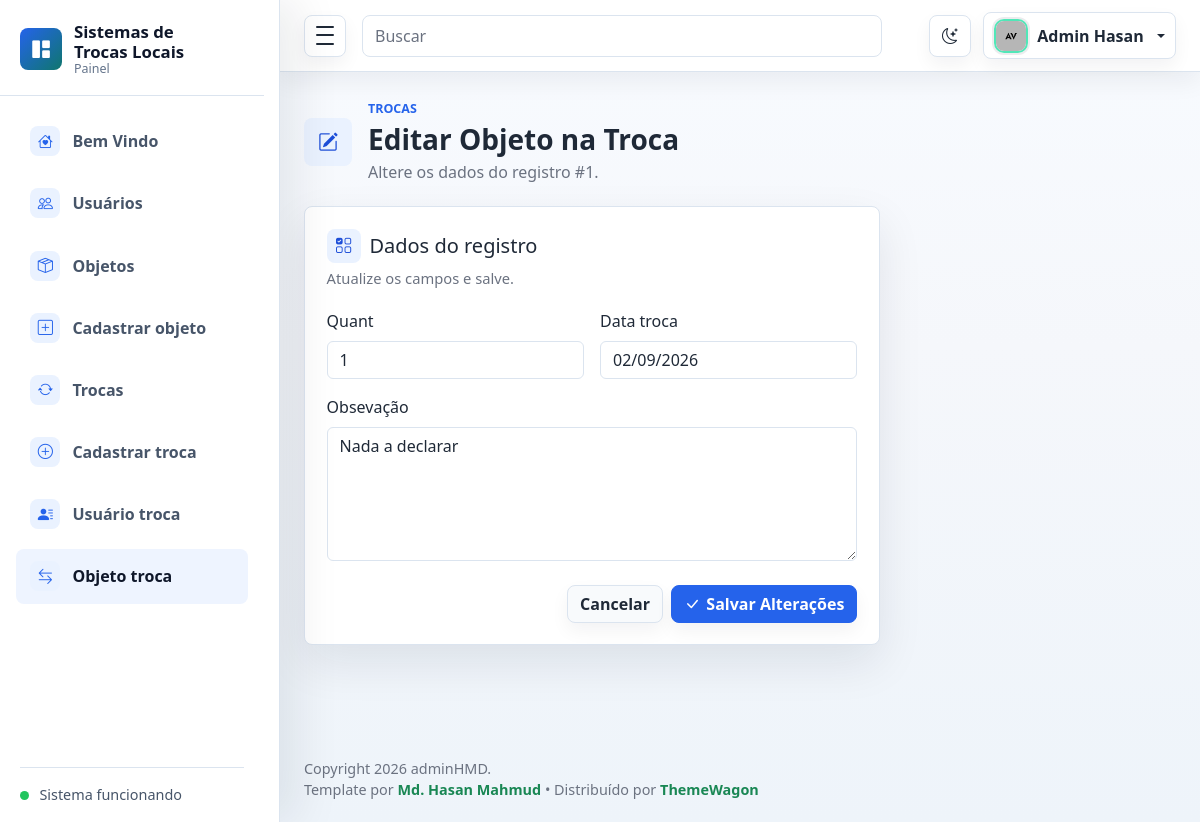
Page /objeto-troca/editar/1/ (signed in) on the committed database.
### ObjetoTroca/models.py (models this page shows, shortened)
class ObjetoTroca(models.Model):
    objeto = models.ForeignKey('objetos.Objeto', on_delete=models.CASCADE)
    troca = models.ForeignKey('trocas.Troca', on_delete=models.CASCADE)
    quant = models.IntegerField()
    data_troca = models.CharField(max_length=20)
    obsevação = models.TextField(null=True, blank=True)
    class Meta:
        verbose_name = "Objeto da Troca"
        verbose_name_plural = "Objetos das Trocas"

### ObjetoTroca/views.py (the view)
# urls.py: path('editar/<int:pk>/', views.editar_objeto_troca, name='editar'),
@login_required
@permission_required(f'{APP}.change_objetotroca', raise_exception=True)
def editar_objeto_troca(request, pk):
    item = get_object_or_404(ObjetoTroca, pk=pk)
    if not usuario_pode_alterar(request, item):
        return HttpResponseForbidden()
    if request.method == 'POST':
        form = ObjetoTrocaEdicaoForm(request.POST, instance=item)
        if form.is_valid():
            form.save()
            messages.success(request, 'Registro atualizado com sucesso.')
            return redirect('objetotroca:listar')
    else:
        form = ObjetoTrocaEdicaoForm(instance=item)
    return render(
        request,
        'ObjetoTroca/editar.html',
        {'form': form, 'item': item}
    )

### ObjetoTroca/forms.py
class ObjetoTrocaEdicaoForm(forms.ModelForm):
    class Meta:
        model = ObjetoTroca
        fields = [
            'quant',
            'data_troca',
            'obsevação'
        ]

### ObjetoTroca/views.py (called while the page is built)
def usuario_pode_alterar(request, item):
    return (
        request.user.is_superuser
        or item.objeto.usuario_id == request.user.pk
        or UsuarioTroca.objects.filter(
            usuario_id=request.user.pk,
            troca_id=item.troca_id
        ).exists()
    )

### ObjetoTroca/templates/ObjetoTroca/editar.html (shortened to what this page needs)
{% extends 'base.html' %}
{% block nav_objeto_troca %}active{% endblock %}
{% block page_heading %}
<div class="page-heading">
  <div class="page-heading-copy">
    <span class="page-icon"><i class="bi bi-pencil-square" aria-hidden="true"></i></span>
    <div>
      <p class="eyebrow mb-1">Trocas</p>
      <h1 class="h3 mb-1">Editar Objeto na Troca</h1>
      <p class="text-muted mb-0">Altere os dados do registro #{{ item.id }}.</p>
    </div>
  </div>
</div>
{% endblock %}
{% block content %}
<section class="row g-3">
  <div class="col-12 col-xl-8">
    <form method="post" class="panel" id="form-principal">
      <div class="panel-header">
        <div>
          <h2 class="h5 mb-1 section-title"><i class="bi bi-ui-checks-grid" aria-hidden="true"></i><span>Dados do registro</span></h2>
          <p class="text-muted mb-0">Atualize os campos e salve.</p>
        </div>
      </div>
      <div class="row g-3">
        {% for field in form %}
        <div class="{% if field.widget_type == 'textarea' %}col-12{% else %}col-md-6{% endif %}">
          <label class="form-label" for="{{ field.id_for_label }}">{{ field.label }}</label>
          {{ field }}
        </div>
        {% endfor %}
      </div>
      <div class="d-flex justify-content-end gap-2 mt-4">
        <a href="{% url 'objetotroca:listar' %}" class="btn btn-light">Cancelar</a>
        <button class="btn btn-primary" type="submit"><i class="bi bi-check-lg" aria-hidden="true"></i> Salvar Alterações</button>
      </div>
    </form>
  </div>
</section>
{% endblock %}

### adminhmd-v1.0.0/assets/css/style.css (style rules this page uses)
:root { --sidebar-width: 280px; --sidebar-mini-width: 84px; --admin-bg: #f5f7fb; --admin-surface: #ffffff; --admin-surface-soft: #f8fafc; --admin-border: #dbe4ef; --admin-text: #1f2937; --admin-muted: #6b7280; --admin-primary: #2563eb; --admin-primary-dark: #1d4ed8; --admin-success: #0f766e; --admin-warning: #d97706; --admin-danger: #dc2626; --admin-sidebar: #111827; --admin-sidebar-soft: #1f2937; --admin-shadow-sm: 0 10px 24px rgba(15, 23, 42, 0.06); --admin-shadow: 0 18px 46px rgba(15, 23, 42, 0.09); --admin-shadow-lg: 0 26px 70px rgba(15, 23, 42, 0.12); --admin-ring: 0 0 0 4px rgba(37, 99, 235, 0.12); }
* { box-sizing: border-box; }
html { min-height: 100%; }
body { min-height: 100vh; margin: 0; background: linear-gradient(180deg, #f8fbff 0%, var(--admin-bg) 42%, #eef4fa 100%); color: var(--admin-text); font-family: "Segoe UI", Arial, sans-serif; }
a { text-decoration: none; }
.page-heading, .panel-header, .metric-top { display: flex; align-items: center; justify-content: space-between; gap: 1rem; }
.page-heading { margin-bottom: 1.35rem; }
.page-heading h1 { font-weight: 800; letter-spacing: 0; }
.eyebrow { color: var(--admin-primary); font-size: 0.78rem; font-weight: 800; text-transform: uppercase; }
.btn { border-radius: 8px; font-weight: 700; box-shadow: 0 8px 18px rgba(15, 23, 42, 0.05); transition: border-color 0.16s ease, background 0.16s ease, box-shadow 0.16s ease, transform 0.16s ease; }
.btn-primary { border-color: var(--admin-primary); background: var(--admin-primary); }
.metric-card, .panel { border: 1px solid var(--admin-border); border-radius: 8px; background: var(--admin-surface); box-shadow: var(--admin-shadow); }
.panel { padding: 1.35rem; transition: border-color 0.18s ease, box-shadow 0.18s ease; }
.panel-header { margin-bottom: 1.25rem; }
.panel-header p { font-size: 0.92rem; }
.page-heading-copy { display: flex; align-items: center; justify-content: flex-start; gap: 1rem; min-width: 0; }
.page-icon, .section-title i { display: inline-grid; place-items: center; flex: 0 0 auto; border-radius: 8px; background: #eaf2ff; color: var(--admin-primary-dark); }
.page-icon { width: 48px; height: 48px; font-size: 1.25rem; }
.section-title { display: inline-flex; align-items: center; gap: 0.55rem; }
.section-title i { width: 34px; height: 34px; font-size: 0.95rem; }
.btn { display: inline-flex; align-items: center; justify-content: center; gap: 0.4rem; }
.btn-light { border-color: var(--admin-border); background: var(--admin-surface-soft); color: var(--admin-text); }
.form-control, .form-select { border-color: var(--admin-border); background-color: var(--admin-surface); color: var(--admin-text); }
.form-control::placeholder { color: var(--admin-muted); }
.text-muted { color: var(--admin-muted) !important; }
html[data-theme="light"] { color-scheme: light; }
body, .admin-navbar, .admin-sidebar, .admin-main, .metric-card, .panel, .auth-card, .error-card, .dropdown-menu, .modal-content, .form-control, .form-select { transition: background-color 0.18s ease, border-color 0.18s ease, color 0.18s ease, box-shadow 0.18s ease; }
html:not([data-theme="dark"]) { --admin-sidebar: #ffffff; --admin-sidebar-soft: #eef4ff; --admin-sidebar-border: #dbe4ef; --admin-sidebar-text: #475569; --admin-sidebar-text-strong: #0f172a; --admin-sidebar-muted: #64748b; --admin-sidebar-icon-bg: #eaf2ff; --admin-sidebar-icon: #2563eb; --admin-sidebar-shadow: 18px 0 42px rgba(15, 23, 42, 0.08); }

### rows in the picture
ObjetoTroca: id "1", form "1" "02/09/2026" "Nada a declarar"

### other values in the picture
{{ field.label }} "Quant" "Data troca" "Obsevação"
